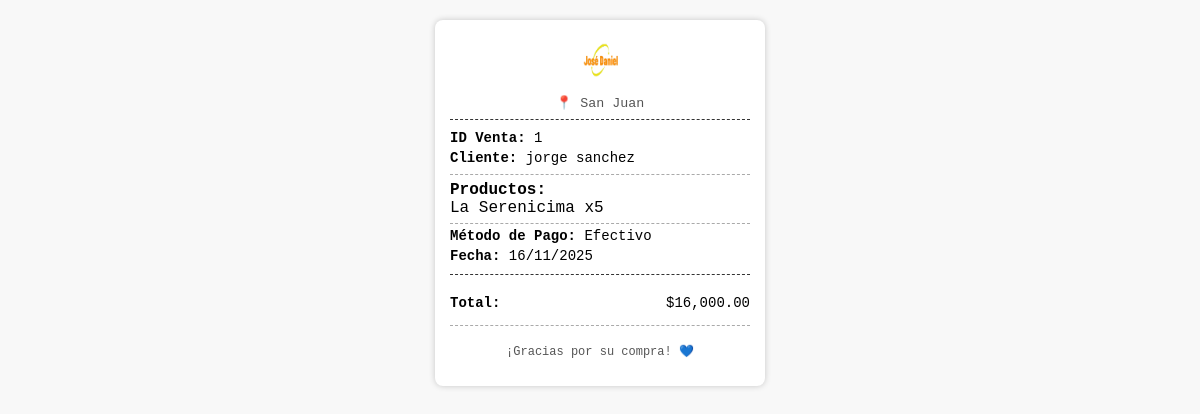
The app's page /pages/admin/generar_ticket.php?id_venta=1 with its own data.
### tables this page shows
CREATE TABLE `ventas_productos` (
  `id_venta` int(11) NOT NULL,
  `id_cliente` int(11) DEFAULT NULL,
  `descripcion` varchar(100) DEFAULT NULL,
  `total_venta` decimal(10,2) DEFAULT NULL,
  `fecha_venta` datetime DEFAULT NULL,
  `metodo_pago` varchar(50) DEFAULT NULL
);

### pages/admin/generar_ticket.php (the view, shortened to what this page needs)
<?php
$host = "localhost";
$user = "root";
$password = "";
$dbname = "almacen_jose_daniel";
$conn = new mysqli($host, $user, $password, $dbname);
$id_venta = $_GET['id_venta'] ?? 0;
$sql = "SELECT vp.id_venta, vp.descripcion AS producto, concat(cl.nombre, ' ', cl.apellido) AS cliente, vp.total_venta, vp.metodo_pago, vp.fecha_venta
        FROM ventas_productos vp
        INNER JOIN clientes cl ON vp.id_cliente = cl.id_cliente
        WHERE vp.id_venta = ?";
$stmt = $conn->prepare($sql);
$stmt->bind_param("i", $id_venta);
$stmt->execute();
$result = $stmt->get_result();
if ($result && $result->num_rows === 1) {
    $venta = $result->fetch_assoc();
} else {
    die("⚠️ Venta no encontrada o error en la consulta.");
}
?>
<!DOCTYPE html>
<html lang="es">
<head>
</head>
<body onload="window.print()">
    <div class="ticket">
        <div class="ticket-header">
            <div class="logo"><img src="../../assets/img/logo.ico" alt="Descripción de la imagen" width="200" height="100"></div>
            <small>📍 San Juan</small>
        </div>
        <div class="ticket-body">
            <p><strong>ID Venta:</strong> <?= $venta['id_venta'] ?></p>
            <p><strong>Cliente:</strong> <?= htmlspecialchars($venta['cliente'], ENT_QUOTES, 'UTF-8') ?></p>
            <div class="producto">
                <strong>Productos:</strong><br>
                <?= nl2br(htmlspecialchars($venta['producto'], ENT_QUOTES, 'UTF-8')) ?>
            </div>
            <p><strong>Método de Pago:</strong> <?= htmlspecialchars($venta['metodo_pago'], ENT_QUOTES, 'UTF-8') ?></p>
            <p><strong>Fecha:</strong> <?= date("d/m/Y", strtotime($venta['fecha_venta'])) ?></p>
        </div>
        <div class="ticket-totales">
            <p><strong>Total:</strong> <span>$<?= number_format($venta['total_venta'], 2) ?></span></p>
        </div>
        <div class="ticket-footer">
            <p>¡Gracias por su compra! 💙</p>
        </div>
    </div>
</body>
</html>

### pages/admin/generar_ticket.php (style rules this page uses)
body { font-family: 'Courier New', monospace; margin: 0; padding: 0; background: #f8f8f8; }
.ticket { width: 300px; margin: 20px auto; background: #fff; padding: 15px; border-radius: 8px; box-shadow: 0 0 6px rgba(0, 0, 0, 0.2); }
.ticket-header { text-align: center; border-bottom: 1px dashed #333; padding-bottom: 8px; margin-bottom: 10px; }
.ticket-header img { width: 50px; height: 50px; margin-bottom: 5px; }
.ticket-header small { display: block; color: #555; }
.ticket-body p { margin: 4px 0; font-size: 14px; }
.ticket-body strong { font-weight: bold; }
.ticket-body .producto { margin-top: 8px; border-top: 1px dashed #aaa; border-bottom: 1px dashed #aaa; padding: 6px 0; }
.ticket-totales { margin-top: 10px; border-top: 1px dashed #333; padding-top: 6px; }
.ticket-totales p { font-size: 14px; display: flex; justify-content: space-between; }
.ticket-footer { text-align: center; font-size: 12px; color: #555; margin-top: 10px; border-top: 1px dashed #aaa; padding-top: 6px; }

### records on screen
ventas_productos: id_venta "1", descripcion "La Serenicima x5", metodo_pago "Efectivo", fecha_venta "16/11/2025", total_venta "16,000.00"

### other values on screen
$venta['cliente'] "jorge sanchez"
